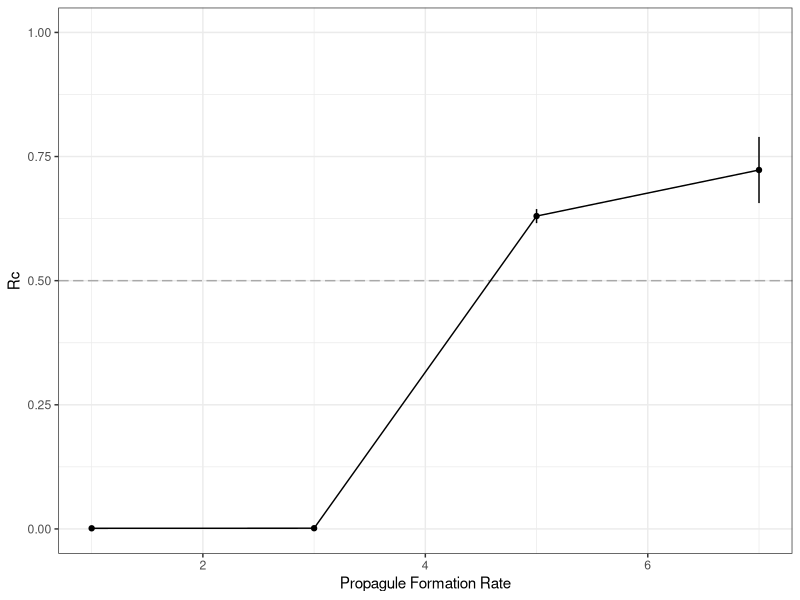
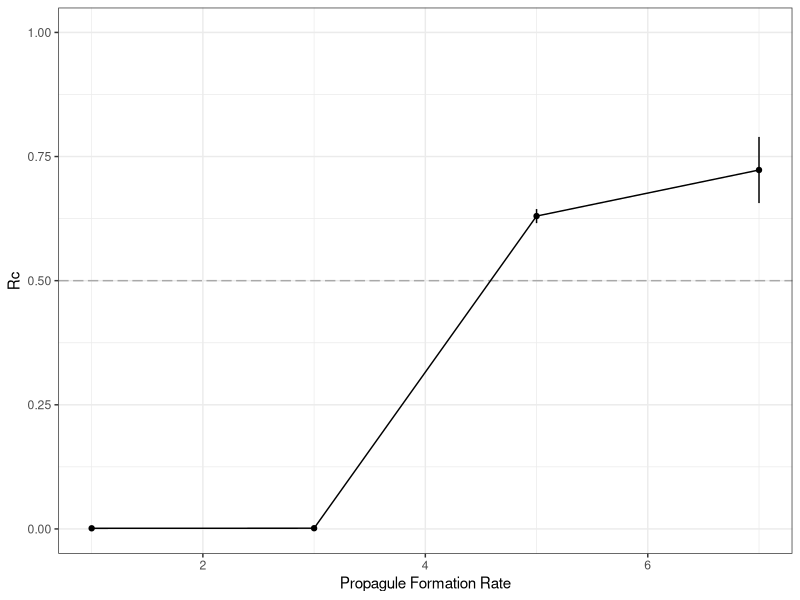

Source code (R) for these figures, in order:
# Analyzer for competition simulations

library(tidyverse)
library(patchwork)
library(plotrix)

data <- read.csv(file.path("Data", "2-comp", "comp_results.csv"))


ggplot(
    data = data,
    mapping = aes(x = separation_distance, y = Relative_concentration)
) +
    geom_hline(yintercept = 0.5, linetype = "longdash", color="darkgrey") +
    geom_point(stat = "summary", fun="mean", width=0.0005) +
    geom_path(stat = "summary", fun="mean") +
    stat_summary(fun.data = "mean_se", geom="errorbar", width=0.00025) +
    labs(
        x = "Propagule Formation Rate",
        y = "Rc",
    ) +
    ylim(0, 1) + theme_bw()
    ggsave(file.path("Analysis", "Figures", "comp_graph.svg"), width = 8, height = 4)
